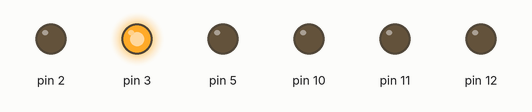
This sketch was run on a simulated Arduino Uno, built with avr-gcc and run on an emulated ATmega328P. Shown: output pins drawn as LEDs (lit = HIGH).

Above: at 0.06 s.
At 0.46 s:
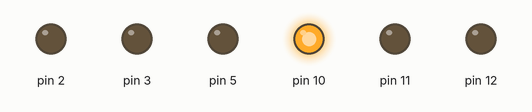
At 0.68 s:
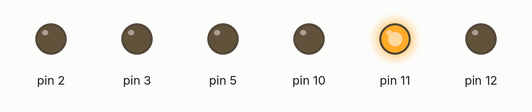
At 1.18 s:
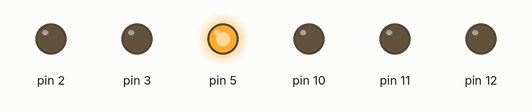
At 1.66 s:
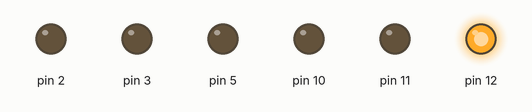
At 2.27 s:
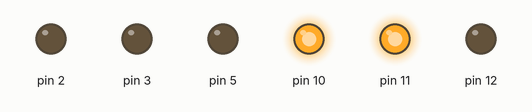
Timing chart, 0 to 3.0 s (numbered marks = the images above):
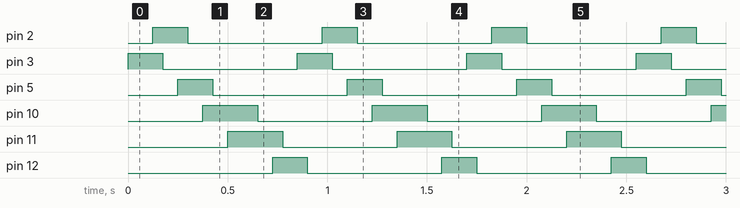

The sketch:

number.ino
```cpp
int s1 =(3);
int s2 = (2);
int s3 = (5);
int s4 = (10);
int s5 = (11);
int s6 = (12);

void setup() {
  // put your setup code here, to run once:
pinMode(s1, OUTPUT);
pinMode(s2, OUTPUT);
pinMode(s3, OUTPUT);
pinMode(s4, OUTPUT);
pinMode(s5, OUTPUT);
pinMode(s6, OUTPUT);

}

void loop() {
  // put your main code here, to run repeatedly:
digitalWrite(s1, HIGH);
delay(50);
digitalWrite(s6, LOW);
delay(75);
digitalWrite(s2, HIGH);
delay(50);
digitalWrite(s1, LOW);
delay(75);
digitalWrite(s3, HIGH);
delay(50);
digitalWrite(s2, LOW);
delay(75);
digitalWrite(s4, HIGH);
delay(50);
digitalWrite(s3, LOW);
delay(75);
digitalWrite(s5, HIGH);
delay(150);
digitalWrite(s4, LOW);
delay(75);
digitalWrite(s6, HIGH);
delay(50);
digitalWrite(s5, LOW);
delay(75);

}
```

Measured:
- by itself, pin 2, pin 3, pin 5, pin 12: alternates HIGH for 0.18 s and LOW for 0.68 s
- by itself, pin 10, pin 11: alternates HIGH for 0.28 s and LOW for 0.58 s
- by itself, everything shown: repeats every 0.85 s, in 12 steps
